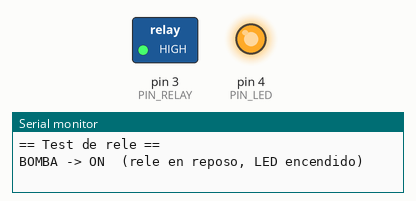
The sketch below on a simulated Arduino Nano, built with avr-gcc and run on an emulated ATmega328P. Shown: switched loads named in the sketch (green lamp = pin HIGH), output pins drawn as LEDs (lit = HIGH), the last lines printed to the serial monitor.

Above: at 1.0 s.
At 3.0 s:
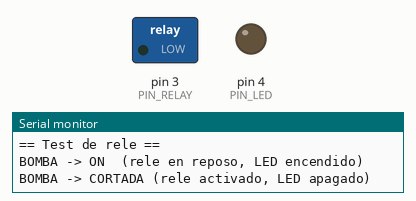
Timing chart, 0 to 5.2 s (numbered marks = the images above):
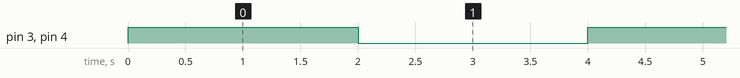

The sketch:

test_rele.ino
```cpp
/*
  TEST DE RELÉ (banco) - Arduino Nano
  Sirve para probar el relé y el LED SIN la radio ni el maestro.
  Alterna el relé cada 2 s: deberías escuchar el "click" y ver el LED.

  Qué confirma:
   - Que el relé clickea (cableado IN/VCC/GND OK).
   - La polaridad: si "BOMBA ON" coincide con el relé en reposo (sin click)
     o no. Si está al revés, en el sketch real cambiás RELAY_ON/RELAY_OFF.

  Subí este sketch, abrí el Monitor Serie a 9600 y mirá/escuchá el relé.
  Cuando termines la prueba, volvés a cargar nodo_bomba.ino.
*/

#define PIN_RELAY  3
#define PIN_LED    4

// Mismo criterio que el sketch real (la mayoría de los módulos son activos en bajo)
#define RELAY_ON   LOW    // activa el relé (corta la bomba)
#define RELAY_OFF  HIGH   // reposo (bomba andando)

bool bombaOn = true;

void setBomba(bool on) {
  digitalWrite(PIN_RELAY, on ? RELAY_OFF : RELAY_ON);
  digitalWrite(PIN_LED, on ? HIGH : LOW);
  Serial.println(on ? "BOMBA -> ON  (rele en reposo, LED encendido)"
                    : "BOMBA -> CORTADA (rele activado, LED apagado)");
}

void setup() {
  Serial.begin(9600);
  pinMode(PIN_LED, OUTPUT);
  digitalWrite(PIN_RELAY, RELAY_OFF);
  pinMode(PIN_RELAY, OUTPUT);
  Serial.println("== Test de rele ==");
  setBomba(true);
}

void loop() {
  delay(2000);
  bombaOn = !bombaOn;
  setBomba(bombaOn);
}
```

Measured:
- by itself, pin 3 (PIN_RELAY), pin 4 (PIN_LED): alternates HIGH for 2.0 s and LOW for 2.0 s
